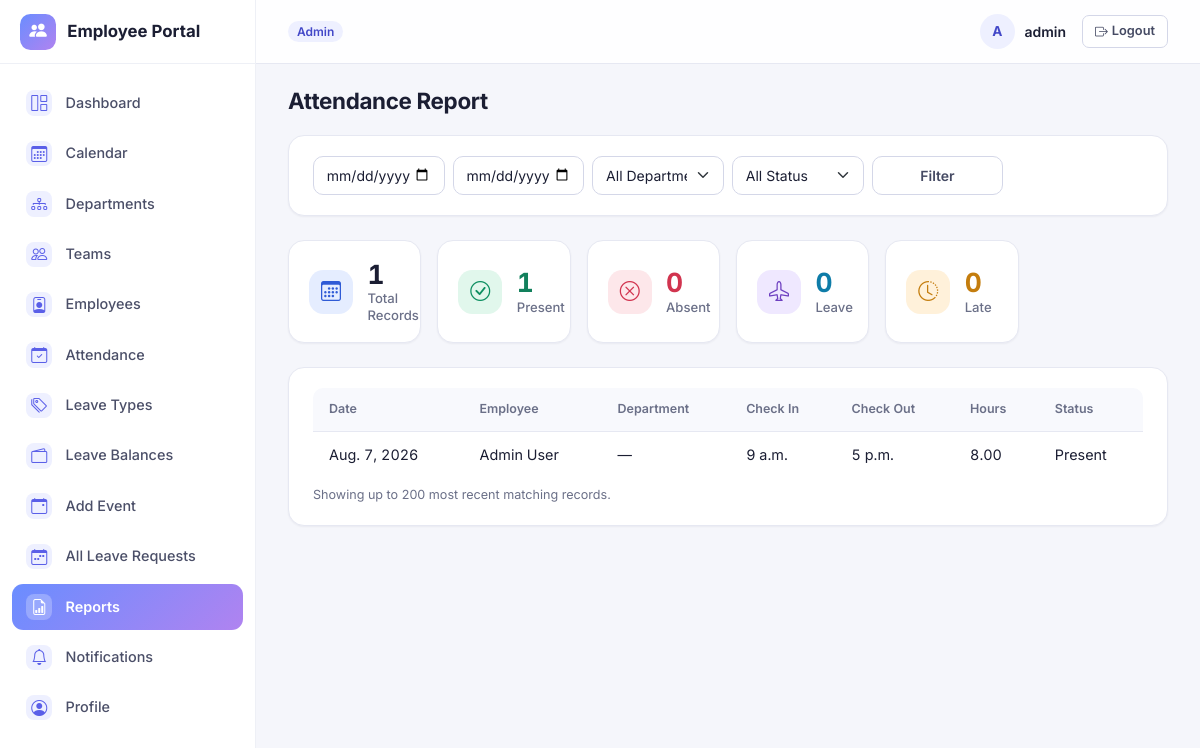
/reports/attendance/ (signed in), run on the app's committed database.
### accounts/models.py (models this page shows, shortened)
class User(AbstractUser):
    class Role(models.TextChoices):
        ADMIN = 'ADMIN', 'Admin'
        HR = 'HR', 'HR'
        TEAM_LEAD = 'TEAM_LEAD', 'Team Lead'
        EMPLOYEE = 'EMPLOYEE', 'Employee'
    role = models.CharField(max_length=20, choices=Role.choices, default=Role.EMPLOYEE)
    phone = models.CharField(max_length=20, blank=True)
    address = models.TextField(blank=True)
    emergency_contact = models.CharField(max_length=100, blank=True)
    profile_image = models.ImageField(upload_to='profile_images/', blank=True, null=True)
    def is_team_lead(self):
        return self.role == self.Role.TEAM_LEAD
    def can_manage_employees(self):
        return self.role in (self.Role.ADMIN, self.Role.HR)

### employeeApp/models/attendance.py (models this page shows, shortened)
class Attendance(models.Model):
    class Status(models.TextChoices):
        PRESENT = 'PRESENT', 'Present'
        ABSENT = 'ABSENT', 'Absent'
        HALF_DAY = 'HALF_DAY', 'Half Day'
        LATE = 'LATE', 'Late'
        LEAVE = 'LEAVE', 'Leave'
    employee = models.ForeignKey(Employee, on_delete=models.CASCADE, related_name='attendance_records')
    date = models.DateField()
    check_in = models.TimeField(null=True, blank=True)
    check_out = models.TimeField(null=True, blank=True)
    working_hours = models.DecimalField(max_digits=5, decimal_places=2, default=0)
    status = models.CharField(max_length=10, choices=Status.choices, default=Status.PRESENT)
    is_locked = models.BooleanField(default=False)
    created_at = models.DateTimeField(auto_now_add=True)
    class Meta:
        unique_together = ('employee', 'date')
        ordering = ['-date']

### employeeApp/models/employees.py (models this page shows, shortened)
class Employee(models.Model):
    class EmploymentStatus(models.TextChoices):
        ACTIVE='ACTIVE','Active'
        INACTIVE='INACTIVE','Inactive'
    user=models.OneToOneField(settings.AUTH_USER_MODEL, on_delete=models.CASCADE, related_name='employee_profile')
    employee_id=models.CharField(max_length=20, unique=True)
    full_name=models.CharField(max_length=150)
    email=models.EmailField(unique=True)
    phone=models.CharField(max_length=20, blank=True)
    date_of_joining=models.DateField()
    designation=models.CharField(max_length=100)
    team=models.ForeignKey(Team, on_delete=models.SET_NULL,null=True,blank=True,related_name='employees')
    reporting_team_lead=models.ForeignKey(
        settings.AUTH_USER_MODEL,on_delete=models.SET_NULL, null=True, blank=True,
        related_name='direct_reports', limit_choices_to={'role': 'TEAM_LEAD'}
    )
    employment_status=models.CharField(max_length=10,choices=EmploymentStatus.choices,default=EmploymentStatus.ACTIVE)
    created_at=models.DateTimeField(auto_now_add=True)
    class Meta:
        ordering=['full_name']
    @property
    def department(self):
        return self.team.department if self.team else None

### employeeApp/views/reports.py (the view)
# urls.py: path('reports/attendance/', views.attendance_report, name='attendance_report'),
@login_required
def attendance_report(request):
    employees = _scope_employees(request.user)
    records = Attendance.objects.filter(employee__in=employees).select_related(
        'employee', 'employee__team', 'employee__team__department')
    date_from = request.GET.get('date_from')
    date_to = request.GET.get('date_to')
    employee_id = request.GET.get('employee')
    department_id = request.GET.get('department')
    status = request.GET.get('status')
    if date_from:
        records = records.filter(date__gte=date_from)
    if date_to:
        records = records.filter(date__lte=date_to)
    if employee_id:
        records = records.filter(employee_id=employee_id)
    if department_id:
        records = records.filter(employee__team__department_id=department_id)
    if status:
        records = records.filter(status=status)
    totals = {
        'total_working_days': records.count(),
        'present_days': records.filter(status__in=['PRESENT', 'LATE']).count(),
        'absent_days': records.filter(status='ABSENT').count(),
        'leave_days': records.filter(status='LEAVE').count(),
        'late_days': records.filter(status='LATE').count(),
    }
    return render(request, 'employeeApp/attendance_report.html', {
        'records': records.order_by('-date')[:200],
        'totals': totals,
        'departments': Department.objects.filter(is_active=True),
        'statuses': Attendance.Status.choices,
        'filters': {
            'date_from': date_from or '', 'date_to': date_to or '',
            'employee': employee_id or '', 'department': department_id or '', 'status': status or '',
        },
    })

### employeeApp/context_processors.py (called while the page is built)
def unread_notifications(request):
    if request.user.is_authenticated:
        qs = Notification.objects.filter(user=request.user, is_read=False)
        return {
            'unread_notification_count': qs.count(),
            'recent_notifications': qs[:5],
        }
    return {'unread_notification_count': 0, 'recent_notifications': []}

### employeeApp/views/reports.py (called while the page is built)
def _scope_employees(user):
    if user.can_manage_employees():
        return Employee.objects.all()
    if user.is_team_lead():
        return Employee.objects.filter(team__team_lead=user)
    return Employee.objects.filter(user=user)

### employeeApp/templates/employeeApp/attendance_report.html (shortened to what this page needs)
{% extends "base.html" %}
{% block content %}
<div class="page-header"><h1>Attendance Report</h1></div>
<div class="table-card mb-4">
    <form method="get" class="row g-2">
        <div class="col-md-2"><input type="date" name="date_from" value="{{ filters.date_from }}" class="form-control" placeholder="From"></div>
        <div class="col-md-2"><input type="date" name="date_to" value="{{ filters.date_to }}" class="form-control" placeholder="To"></div>
        <div class="col-md-2">
            <select name="department" class="form-select">
                <option value="">All Departments</option>
            </select>
        </div>
        <div class="col-md-2">
            <select name="status" class="form-select">
                <option value="">All Status</option>
            </select>
        </div>
        <div class="col-md-2"><button type="submit" class="btn btn-outline-secondary w-100">Filter</button></div>
    </form>
</div>
<div class="row g-3 mb-4">
    <div class="col-6 col-md-2">
        <div class="stat-card stat-tile">
            <div class="stat-icon tone-blue"><i class="bi bi-calendar3"></i></div>
            <div><div class="stat-value">{{ totals.total_working_days }}</div><div class="stat-label">Total Records</div></div>
        </div>
    </div>
    <div class="col-6 col-md-2">
        <div class="stat-card stat-tile">
            <div class="stat-icon tone-green"><i class="bi bi-check-circle"></i></div>
            <div><div class="stat-value text-success">{{ totals.present_days }}</div><div class="stat-label">Present</div></div>
        </div>
    </div>
    <div class="col-6 col-md-2">
        <div class="stat-card stat-tile">
            <div class="stat-icon tone-red"><i class="bi bi-x-circle"></i></div>
            <div><div class="stat-value text-danger">{{ totals.absent_days }}</div><div class="stat-label">Absent</div></div>
        </div>
    </div>
    <div class="col-6 col-md-2">
        <div class="stat-card stat-tile">
            <div class="stat-icon"><i class="bi bi-airplane"></i></div>
            <div><div class="stat-value text-info">{{ totals.leave_days }}</div><div class="stat-label">Leave</div></div>
        </div>
    </div>
    <div class="col-6 col-md-2">
        <div class="stat-card stat-tile">
            <div class="stat-icon tone-orange"><i class="bi bi-clock-history"></i></div>
            <div><div class="stat-value text-warning">{{ totals.late_days }}</div><div class="stat-label">Late</div></div>
        </div>
    </div>
</div>
<div class="table-card">
    <table class="table table-hover align-middle">
        <thead><tr><th>Date</th><th>Employee</th><th>Department</th><th>Check In</th><th>Check Out</th><th>Hours</th><th>Status</th></tr></thead>
        <tbody>
        {% for a in records %}
            <tr>
                <td>{{ a.date }}</td>
                <td>{{ a.employee.full_name }}</td>
                <td>{{ a.employee.department|default:"—" }}</td>
                <td>{{ a.check_in|default:"—" }}</td>
                <td>{{ a.check_out|default:"—" }}</td>
                <td>{{ a.working_hours }}</td>
                <td>{{ a.get_status_display }}</td>
            </tr>
        {% empty %}
            <tr><td colspan="7" class="text-muted text-center py-4">No records match these filters.</td></tr>
        {% endfor %}
        </tbody>
    </table>
    <p class="text-muted small mt-2 mb-0">Showing up to 200 most recent matching records.</p>
</div>
{% endblock %}

### employeeApp/templates/base.html (shortened to what this page needs)
{% load static %}
<!DOCTYPE html>
<html lang="en">
<head>
    <link href="https://cdn.jsdelivr.net/npm/bootstrap@5.3.3/dist/css/bootstrap.min.css" rel="stylesheet">
    <link rel="stylesheet" href="https://cdn.jsdelivr.net/npm/bootstrap-icons@1.11.3/font/bootstrap-icons.css">
    <link rel="stylesheet" href="https://cdn.jsdelivr.net/npm/datatables.net-bs5@1.13.11/css/dataTables.bootstrap5.min.css">
    <link rel="stylesheet" href="https://cdn.jsdelivr.net/npm/datatables.net-responsive-bs5@2.5.1/css/responsive.bootstrap5.min.css">
    <link rel="stylesheet" href="{% static 'employeeApp/style.css' %}">
</head>
<body>
{% if user.is_authenticated %}
<div class="app-shell">
    <aside class="sidebar" id="app-sidebar" aria-label="Main navigation">
        <div class="sidebar-brand">
            <span class="brand-mark"><i class="bi bi-people-fill"></i></span>
            <span>Employee Portal</span>
        </div>
        <nav class="sidebar-nav">
            <a href="{% url 'accounts:redirect_dashboard' %}" class="nav-link {% if 'dashboard' in request.path %}active{% endif %}">
                <i class="bi bi-grid-1x2"></i> Dashboard
            </a>
            <a href="{% url 'employeeApp:calendar_view' %}" class="nav-link {% if 'calendar' in request.path %}active{% endif %}">
                <i class="bi bi-calendar3"></i> Calendar
            </a>
            {% if user.can_manage_employees %}
            <a href="{% url 'employeeApp:department_list' %}" class="nav-link {% if 'departments' in request.path %}active{% endif %}">
                <i class="bi bi-diagram-3"></i> Departments
            </a>
            <a href="{% url 'employeeApp:team_list' %}" class="nav-link {% if 'teams' in request.path %}active{% endif %}">
                <i class="bi bi-people"></i> Teams
            </a>
            {% endif %}
            <a href="{% url 'employeeApp:employee_list' %}" class="nav-link {% if 'employees' in request.path %}active{% endif %}">
                <i class="bi bi-person-badge"></i> Employees
            </a>
            <a href="{% if user.is_team_lead or user.can_manage_employees %}{% url 'employeeApp:attendance_list' %}{% else %}{% url 'employeeApp:my_attendance' %}{% endif %}" class="nav-link ">
                <i class="bi bi-calendar-check"></i> Attendance
            </a>
            {% if user.can_manage_employees %}
            <a href="{% url 'employeeApp:leave_type_list' %}" class="nav-link {% if 'leave-types' in request.path %}active{% endif %}">
                <i class="bi bi-tags"></i> Leave Types
            </a>
            <a href="{% url 'employeeApp:leave_balance_list' %}" class="nav-link {% if 'leave-balances' in request.path %}active{% endif %}">
                <i class="bi bi-wallet2"></i> Leave Balances
            </a>
            <a href="{% url 'employeeApp:calendar_event_list' %}" class="nav-link {% if 'calendar-events' in request.path %}active{% endif %}">
                <i class="bi bi-calendar-event"></i> Add Event
            </a>
            <a href="{% url 'employeeApp:all_leave_requests' %}" class="nav-link {% if 'leave/all' in request.path %}active{% endif %}">
                <i class="bi bi-calendar-week"></i> All Leave Requests
            </a>
            {% elif user.is_team_lead %}
            <a href="{% url 'employeeApp:team_leave_requests' %}" class="nav-link {% if 'leave/team' in request.path %}active{% endif %}">
                <i class="bi bi-calendar-week"></i> Team Leave Requests
            </a>
            {% endif %}
            <a href="{% url 'employeeApp:attendance_report' %}" class="nav-link {% if 'reports' in request.path %}active{% endif %}">
                <i class="bi bi-file-earmark-bar-graph"></i> Reports
            </a>
            <a href="{% url 'employeeApp:notification_list' %}" class="nav-link {% if 'notifications' in request.path %}active{% endif %}">
                <i class="bi bi-bell"></i> Notifications
            </a>
            <a href="{% url 'accounts:profile' %}" class="nav-link {% if 'profile' in request.path or 'password-change' in request.path %}active{% endif %}">
                <i class="bi bi-person-circle"></i> Profile
            </a>
        </nav>
    </aside>
    <div class="main-col">
        <header class="topbar">
            <div class="topbar-role">
                <span class="badge role-badge">{{ user.get_role_display }}</span>
            </div>
            <div class="topbar-user">
                <div class="user-chip">
                    <span class="avatar">{% if user.profile_image %}<img src="{{ user.profile_image.url }}" alt="">{% else %}{{ user.get_full_name|default:user.username|slice:":1"|upper }}{% endif %}</span>
                    <span class="user-name">{{ user.get_full_name|default:user.username }}</span>
                </div>
                <a href="{% url 'accounts:logout' %}" class="btn btn-sm btn-outline-secondary btn-logout" aria-label="Log out"><i class="bi bi-box-arrow-right"></i><span class="d-none d-sm-inline ms-1">Logout</span></a>
            </div>
        </header>
        <main class="content">
            {% block content %}{% endblock %}
        </main>
    </div>
</div>
{% endif %}
</body>
</html>

### data on the page
User: role "Admin", get_full_name "A", get_full_name "admin"
Attendance: date "Aug. 7, 2026", employee.full_name "Admin User", employee.department "—", check_in "9 a.m.", check_out "5 p.m.", working_hours "8.00", status "Present"

### other printed values
{{ totals.total_working_days }} "1"
{{ totals.present_days }} "1"
{{ totals.absent_days }} "0"
{{ totals.leave_days }} "0"
{{ totals.late_days }} "0"
